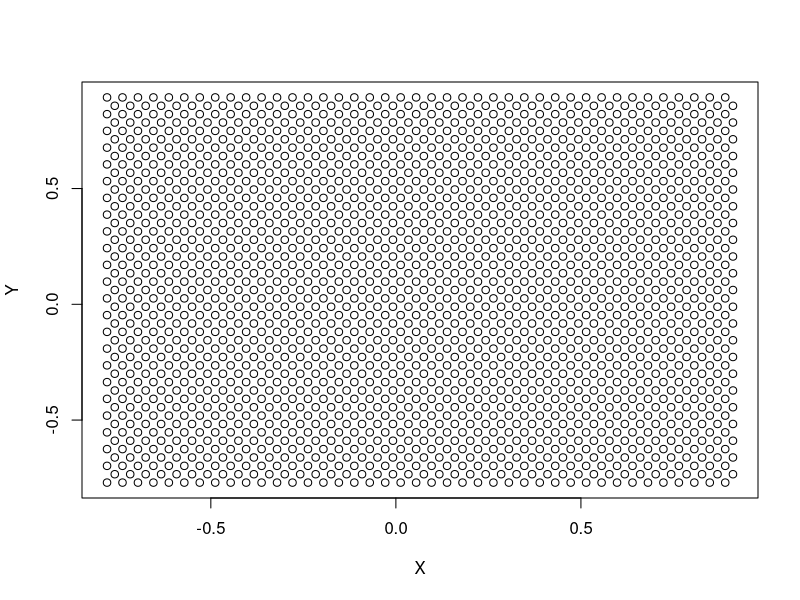

Reproduce this figure in R.
##########==========##########==========##########==========##########==========

##########========== HEADER

## Meta-information
  ## Author: Joshua Mendelsohn
  ## Creation: 2020-10-09 on R v4.0.2
  ## Description: This script holds functions for rendering crowded scatterplots
    ## using a point-spacing strategy. The demonstration before/after
    ## scatterplot saves to "C_Outputs"

## Environment set-up
remove(list= objects())
options(digits= 6, scipen= 4, width= 80, startTime= Sys.time())

##== Inputs

## DW-nominate scores for the 116th US Congress
nominate_scores <- read.csv( file.path("A_Inputs", "HS116_members.csv"))

##########========== REFINE TEST DATA

## Strip out meta-data
nominate_scores$Meta <- NULL

## Simplify party codes
match_index <- c( "R"= 200, "D"= 100, "I"= 328 )
match_index <- match_index[match(nominate_scores$party_code, match_index)]
nominate_scores$party_code <- names(match_index)
remove(match_index)

## Rename nominate coordinates (for convenience)
nominate_scores$X <- nominate_scores$nominate_dim1
nominate_scores$Y <- nominate_scores$nominate_dim2

##########========== CREATE FUNCTIONS

GenerateLattice <- function (xy_coords, point_density= 1/3) {
	
	## Determine x-spacing for lattice
	x_space <- abs( diff( range(xy_coords[,1])))
	x_space <- x_space / sqrt( nrow(xy_coords))
	x_space <- x_space * sqrt(point_density)

	## Determine y-spacing for lattice
	y_space <- sqrt( x_space^2 - {x_space/2}^2 )
	
	## Find all valid points in the grid
	x_points <- range(xy_coords[, 1])
	x_points <- seq(from= min(x_points), to= max(x_points), by= x_space)
	y_points <- range(xy_coords[, 1])
	y_points <- seq(from= min(y_points), to= max(y_points), by= y_space)

	## Generate lattice
	xy_lattice <- cbind(
		"X"= rep(x_points, each= length(y_points)),
		"Y"= rep(y_points, times= length(x_points))
				)
	if(nrow(xy_lattice) < nrow(xy_coords)) {stop("Point_density is too high!")}

	## Offset lattice
	offset <- unique(xy_lattice[,"Y"])
	offset <- offset[{{1:length(offset)} %% 2} == 0]
	offset <- xy_lattice[,"Y"] %in% offset
	xy_lattice[offset, "X"] <- xy_lattice[offset, "X"] + {x_space / 4}
	xy_lattice[!offset, "X"] <- xy_lattice[!offset, "X"] - {x_space / 4} 	
	
	return(xy_lattice)
  }


plot( GenerateLattice(nominate_scores[,c("X", "Y")]) )



##########========== 

##########==========##########==========##########==========##########==========